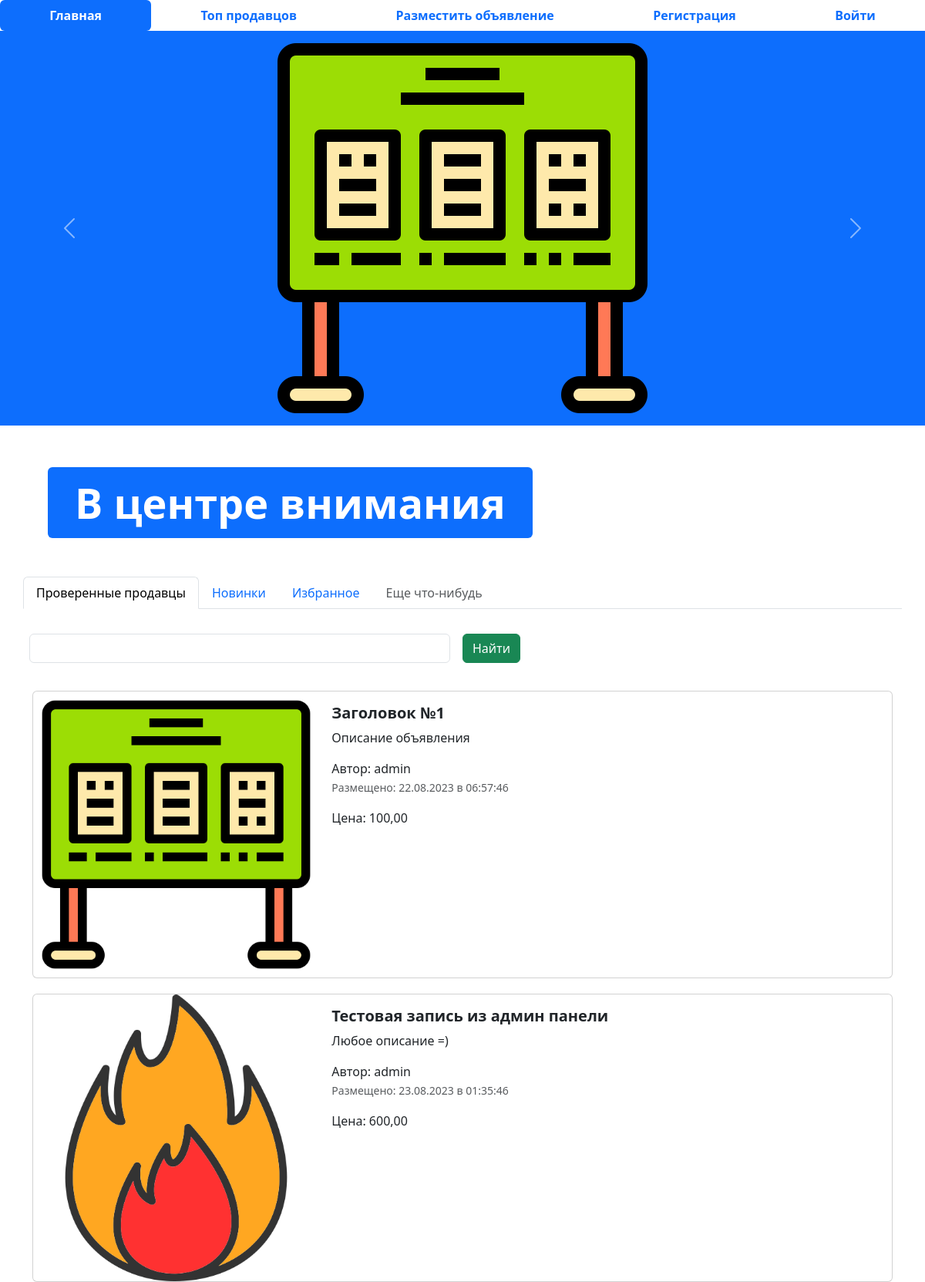
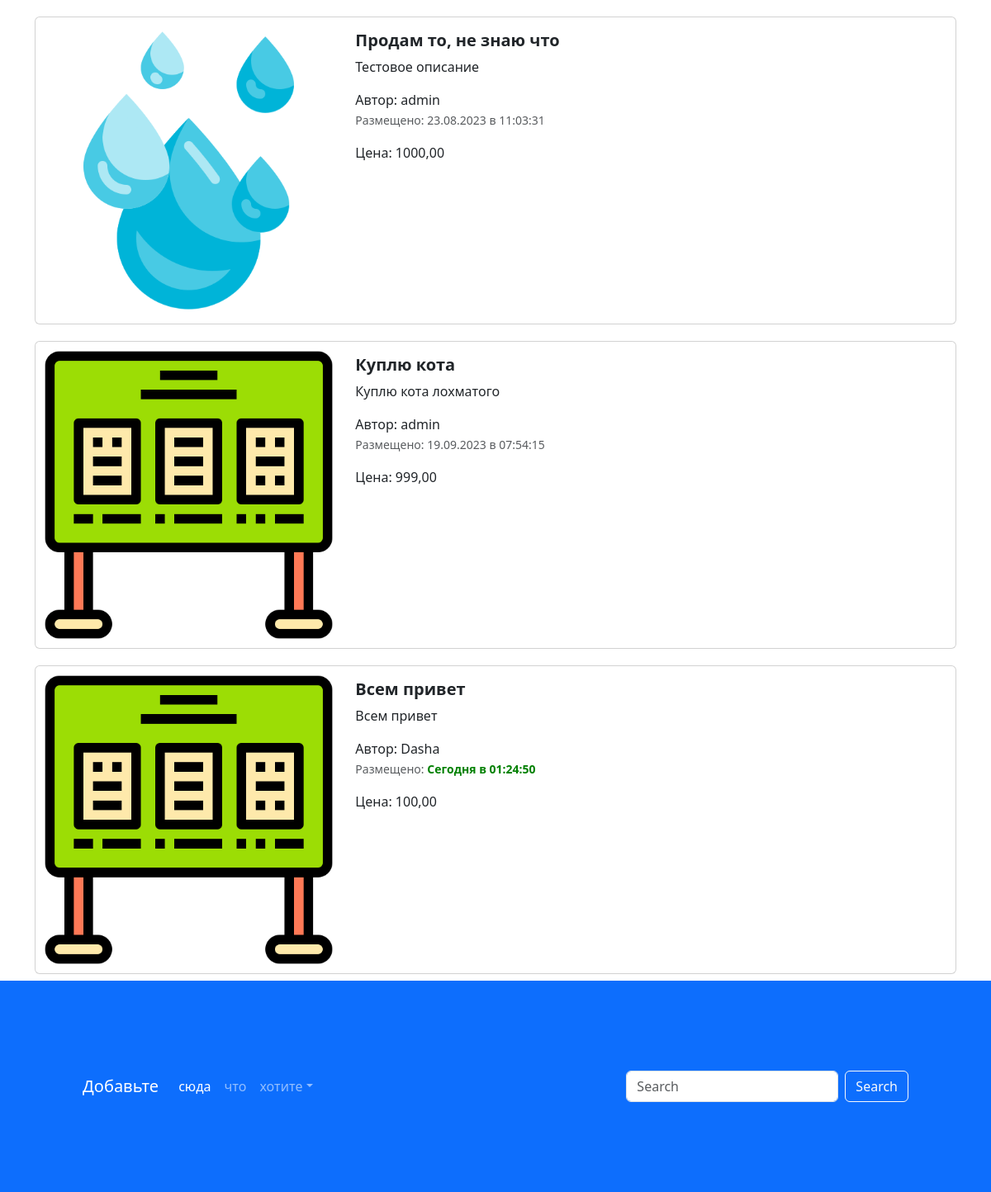
The page / on the database its author committed (2 pictures, top to bottom).
### app_advertisements/models.py (models this page shows, shortened)
class Advertisement(models.Model):
    title = models.CharField('Название', max_length=128)
    description = models.TextField('Описание')
    price = models.DecimalField('Цена', max_digits=10, decimal_places=2)
    auction = models.BooleanField('Торг', help_text='Отметьте, если торг уместен')
    created_at = models.DateTimeField(auto_now_add=True)
    updated_at = models.DateTimeField(auto_now=True)
    user = models.ForeignKey(User, verbose_name='Пользователь', on_delete=models.CASCADE)
    image = models.ImageField('Изображение', upload_to='advertisements/', null=True, blank=True)
    @admin.display(description='Дата создания')
    def created_date(self):
        if self.created_at.date() == timezone.now().date():
            created_time = self.created_at.time().strftime('%H:%M:%S')
            return format_html(
                '<span style="color: green; font-weight: bold;">Сегодня в {}</span>', created_time
            )
        return self.created_at.strftime('%d.%m.%Y в %H:%M:%S')
    class Meta:
        db_table = 'advertisements'

### app_advertisements/views.py (the view)
# urls.py: path('', index, name ='main_page'),
def index(request):
    advertisements = Advertisement.objects.all()
    context = {'advertisements': advertisements}
    return render(request, 'app_advertisements/index.html', context)

### templates/app_advertisements/index.html (shortened to what this page needs)
{% extends 'base.html' %}
{% load static %}
{% block content %}
<ul class="nav nav-pills sticky-top bg-white nav-fill">
  <li class="nav-item">
    <a class="nav-link active" aria-current="page" href="{% url 'main_page' %}">
      <span style="font-weight: bold;">Главная</span>
    </a>
  </li>
  <li class="nav-item">
    <a class="nav-link" href="{% url 'top_sellers' %}">
      <span style="font-weight: bold;">Топ продавцов</span>
    </a>
  </li>
  <li class="nav-item">
    <a class="nav-link" href="{% url 'adv_post' %}">
      <span style="font-weight: bold;">Разместить объявление</span>
    </a>
  {% if not user.is_authenticated %}
  </li>
  <li class="nav-item">
    <a class="nav-link" href="{% url 'register' %}">
      <span style="font-weight: bold;">Регистрация</span>
    </a>
  </li>
  <li class="nav-item">
    <a class="nav-link" href="{% url 'login' %}">
      <span style="font-weight: bold;">Войти</span>
    </a>
  </li>
  {% endif %}
</ul>
<div id="carouselExampleControls" class="carousel slide bg-primary" data-bs-ride="carousel">
  <div class="carousel-inner">
    <div class="carousel-item active">
      <img src="{% static 'img/123.png' %}" class="mx-auto d-block w-33" alt="...">
    </div>
  </div>
  <button class="carousel-control-prev" type="button" data-bs-target="#carouselExampleControls" data-bs-slide="prev">
    <span class="carousel-control-prev-icon" aria-hidden="true"></span>
  </button>
  <button class="carousel-control-next" type="button" data-bs-target="#carouselExampleControls" data-bs-slide="next">
    <span class="carousel-control-next-icon" aria-hidden="true"></span>
  </button>
</div>
<div class="container" style="margin: 50px;">
  <div class="display-2">
    <span class="badge bg-primary">В центре внимания</span>
  </div>
</div>
<div class="container">
  <div class="row">
    <ul class="nav nav-tabs bg-white">
      <li class="nav-item">
        <a class="nav-link active" aria-current="page" href="#">Проверенные продавцы</a>
      </li>
      <li class="nav-item">
        <a class="nav-link" href="#">Новинки</a>
      </li>
      <li class="nav-item">
        <a class="nav-link" href="#">Избранное</a>
      </li>
      <li class="nav-item">
        <a class="nav-link disabled" href="#" tabindex="-1" aria-disabled="true">Еще что-нибудь</a>
      </li>
    </ul>
    <form class="row g-3">
      <div class="col-auto w-50">
        <input type="text" class="form-control">
      </div>
      <div class="col-auto">
        <button type="submit" class="btn btn-success mb-3">Найти</button>
      </div>
    </form>
  </div>
  {% for adv in advertisements %}
  <div class="col">
    <div class="card mb-2" style="max-width: 1200px; margin-top: 20px;">
      <div class="row g-0">
        <div class="col-md-4">
          <a href="advertisement.html" class="nav-link">
            <img src="{% if adv.image %} {{ adv.image.url }} {% else %} {% static 'img/123.png' %} {% endif %}" class="img-fluid rounded-start" alt="Card title">
          </a>
        </div>
        <div class="col-md-8">
          <div class="card-body">
            <h5 class="card-title">
              <a href="advertisement.html" class="nav-link"><strong>{{ adv.title }}</strong></a>
            </h5>
            <a href="advertisement.html" class="nav-link">
              <p class="card-text">
                {{ adv.description }}
              </p>
              <span>Автор: {{ adv.user }} </span>
              <p class="card-text"><small class="text-muted">Размещено: {{ adv.created_date }}</small></p>
              <span>Цена: {{ adv.price }} </span>
            </a>
          </div>
        </div>
      </div>
    </div>
  </div>
  {% endfor %}
</div>
<footer style="padding: 100px;" class="bg-primary">
  <nav class="navbar navbar-expand-sm navbar-dark">
    <a class="navbar-brand" href="#">Добавьте</a>
    <div class="collapse navbar-collapse" id="collapsibleNavId">
      <ul class="navbar-nav me-auto mt-2 mt-lg-0">
        <li class="nav-item">
          <a class="nav-link active" href="#" aria-current="page">сюда</a>
        </li>
        <li class="nav-item">
          <a class="nav-link" href="#">что</a>
        </li>
        <li class="nav-item dropdown">
          <a class="nav-link dropdown-toggle" href="#" id="dropdownId" data-bs-toggle="dropdown" aria-haspopup="true"
             aria-expanded="false">хотите</a>
        </li>
      </ul>
      <form class="d-flex my-2 my-lg-0">
        <input class="form-control me-sm-2" type="text" placeholder="Search">
        <button class="btn btn-outline-light my-2 my-sm-0" type="submit">Search</button>
      </form>
    </div>
  </nav>
</footer>
{% endblock %}

### templates/base.html (shortened to what this page needs)
{% load static %}
<!DOCTYPE html>
<html lang="en">
<head>
  <link href="{% static 'css/bootstrap.min.css' %}" rel="stylesheet">
  <link rel="stylesheet" href="{% static 'css/fontello.css' %}">
</head>
<body>
  {% block content %}
  {% endblock %}
</body>
</html>

### rows shown on the page
Advertisement: title "Заголовок №1", description "Описание объявления", user "admin", created_date "22.08.2023 в 06:57:46", price "100,00"
Advertisement: image (picture), title "Тестовая запись из админ панели", description "Любое описание =)", user "admin", created_date "23.08.2023 в 01:35:46", price "600,00"
Advertisement: image (picture), title "Продам то, не знаю что", description "Тестовое описание", user "admin", created_date "23.08.2023 в 11:03:31", price "1000,00"
Advertisement: title "Куплю кота", description "Куплю кота лохматого", user "admin", created_date "19.09.2023 в 07:54:15", price "999,00"
Advertisement: title "Всем привет", description "Всем привет", user "Dasha", created_date "Сегодня в 01:24:50", price "100,00"
